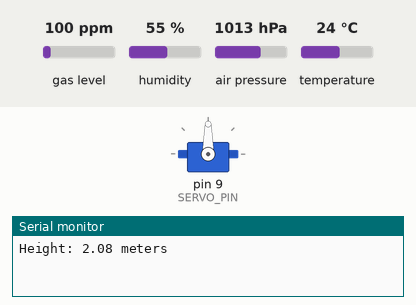
Bench run of a sketch on a simulated Arduino Uno, built with avr-gcc and run on an emulated ATmega328P. Parts: servo, the last lines printed to the serial monitor. The test bench sets the inputs (shaded band); at power-on: air pressure 1013 hPa, gas level 100 ppm, humidity 55 %, temperature 24 °C.

Above: at 1.2 s.
1.3 s: air pressure set to 985 hPa
3.5 s: air pressure set to 982 hPa
At 7.2 s:
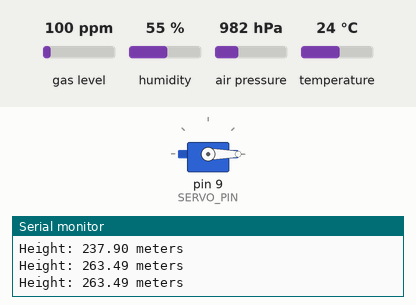
7.9 s: air pressure set to 1000 hPa
At 8.9 s:
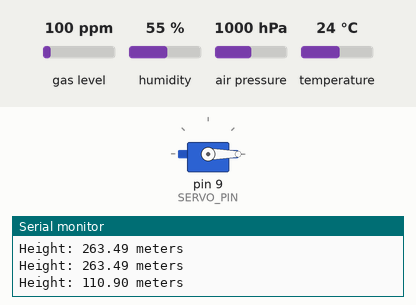
Timing chart, 0 to 10.9 s (numbered marks = the images above; inputs shaded):
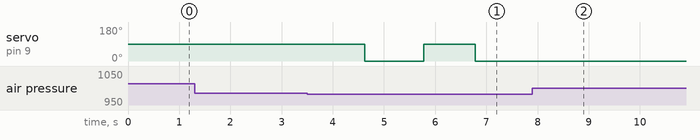

The sketch:

parachute_eject.ino
```cpp
#include <Wire.h>
#include <Adafruit_Sensor.h>
#include <Adafruit_BME680.h>
#include <Servo.h>

#define SERVO_PIN 9 // Pin for servo motor
#define THRESHOLD_HEIGHT 252// Define the threshold height (adjust as needed)
#define SEALEVELPRESSURE_HPA (1013.25)

Servo servo;
Adafruit_BME680 bme; // I2C

void setup() {
  Serial.begin(9600);
  while (!Serial);

  if (!bme.begin()) {
    Serial.println("Could not find BME680 sensor, check wiring!");
    while (1);
  }

  servo.attach(SERVO_PIN);
}

void loop() {
  if (!bme.performReading()) {
    Serial.println("Failed to perform reading :(");
    return;
  }

  float height = bme.readAltitude(SEALEVELPRESSURE_HPA); // Read the height from the BME680 sensor

  Serial.print("Height: ");
  Serial.print(height);
  Serial.println(" meters");

  if (height >= THRESHOLD_HEIGHT) { // Rotate servo if height reaches threshold
    rotateServo();
  }

  delay(1000); // Adjust delay as needed
}

void rotateServo() {
  // Rotate servo motor
  servo.write(90); // Rotate to 90 degrees (adjust as needed)
  delay(1000); // Adjust delay as needed
  servo.write(0); // Return to initial position
}
```

Measured:
- the behaviour switches between 984 and 983 hPa on air pressure (found by bisection; images 0 and 1)
- after the input at 3.5 s, servo on pin 9 (SERVO_PIN): 90° → 0° after 1.1 s, → 90° 1.2 s later, → 0° 1.0 s later
- after the input at 7.9 s, servo on pin 9 (SERVO_PIN): stops changing and stays 0°
